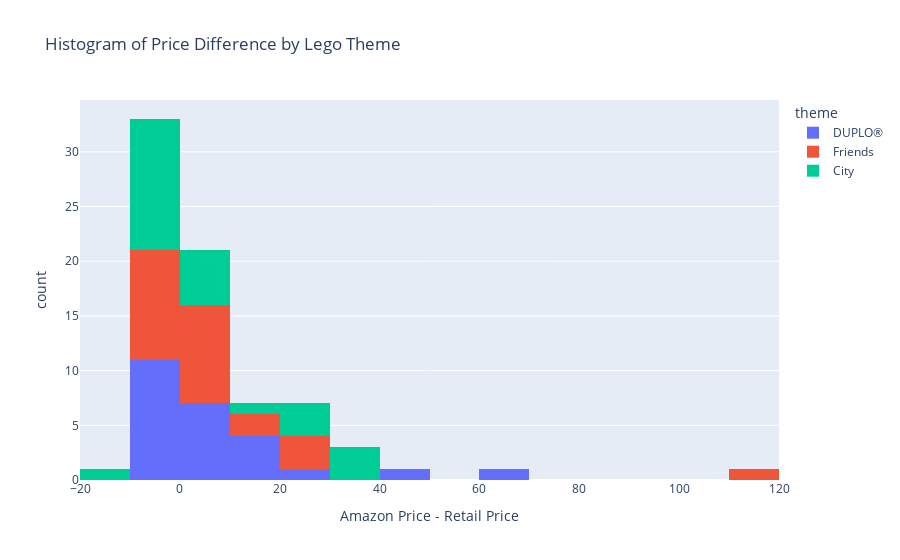

Notebook code for this chart:
### Code cell
# Question 4 (c)
fig = px.histogram(
    DF,
    x='price_difference',
    color='theme',
    nbins=20,
    title='Histogram of Price Difference by Lego Theme',
    labels={'price_difference': 'Amazon Price - Retail Price'}
)
fig.show()
# I created a histogram regarding the price difference between all three 3 different themes. I then sorted the 3 different themes by color so I can easily tell the difference between them. After that, I added x-axis and y-axis labels as well as a title to the histogram.

### Figure 1 — Plotly figure (JSON) as saved in the notebook; plotly's stock layout.template omitted (floating-point values rounded to 4 significant figures)
{"data": [{"bingroup": "x", "hovertemplate": "theme=DUPLO®<br>Amazon Price - Retail Price=%{x}<br>count=%{y}<extra></extra>", "legendgroup": "DUPLO®", "marker": {"color": "#636efa", "pattern": {"shape": ""}}, "name": "DUPLO®", "nbinsx": 20, "orientation": "v", "showlegend": true, "type": "histogram", "x": [11.01, 4.46, 24.9, 6.7, 17.0, 0.0, -3.0, 8.96, 44.51, 69.0, -2.0, -0.44, -3.99, -2.0, 11.12, 0.0, 13.28, -2.0, -3.0, -0.7, -3.0, 0.0, -1.0, -5.0, 0.0], "xaxis": "x", "yaxis": "y"}, {"bingroup": "x", "hovertemplate": "theme=Friends<br>Amazon Price - Retail Price=%{x}<br>count=%{y}<extra></extra>", "legendgroup": "Friends", "marker": {"color": "#EF553B", "pattern": {"shape": ""}}, "name": "Friends", "nbinsx": 20, "orientation": "v", "showlegend": true, "type": "histogram", "x": [25.41, 25.96, 23.89, 115.0, 4.01, 7.0, 10.65, 3.96, -4.0, -7.0, -9.99, 11.28, -8.32, 7.0, 0.0, -1.46, -1.0, 8.94, 7.98, 5.33, 0.0, -0.04, -0.04, -0.04, -0.04], "xaxis": "x", "yaxis": "y"}, {"bingroup": "x", "hovertemplate": "theme=City<br>Amazon Price - Retail Price=%{x}<br>count=%{y}<extra></extra>", "legendgroup": "City", "marker": {"color": "#00cc96", "pattern": {"shape": ""}}, "name": "City", "nbinsx": 20, "orientation": "v", "showlegend": true, "type": "histogram", "x": [23.9, 6.5, 24.76, 36.0, 39.96, 12.0, 30.0, -8.53, 3.84, -13.99, -6.0, -1.0, -3.99, 24.81, -8.0, -4.01, -7.25, 0.0, -6.01, -1.0, -1.0, -4.0, 0.0, 0.0, -2.0], "xaxis": "x", "yaxis": "y"}], "layout": {"barmode": "relative", "legend": {"title": {"text": "theme"}, "tracegroupgap": 0}, "title": {"text": "Histogram of Price Difference by Lego Theme"}, "xaxis": {"anchor": "y", "domain": [0, 1], "title": {"text": "Amazon Price - Retail Price"}}, "yaxis": {"anchor": "x", "domain": [0, 1], "title": {"text": "count"}}}}
